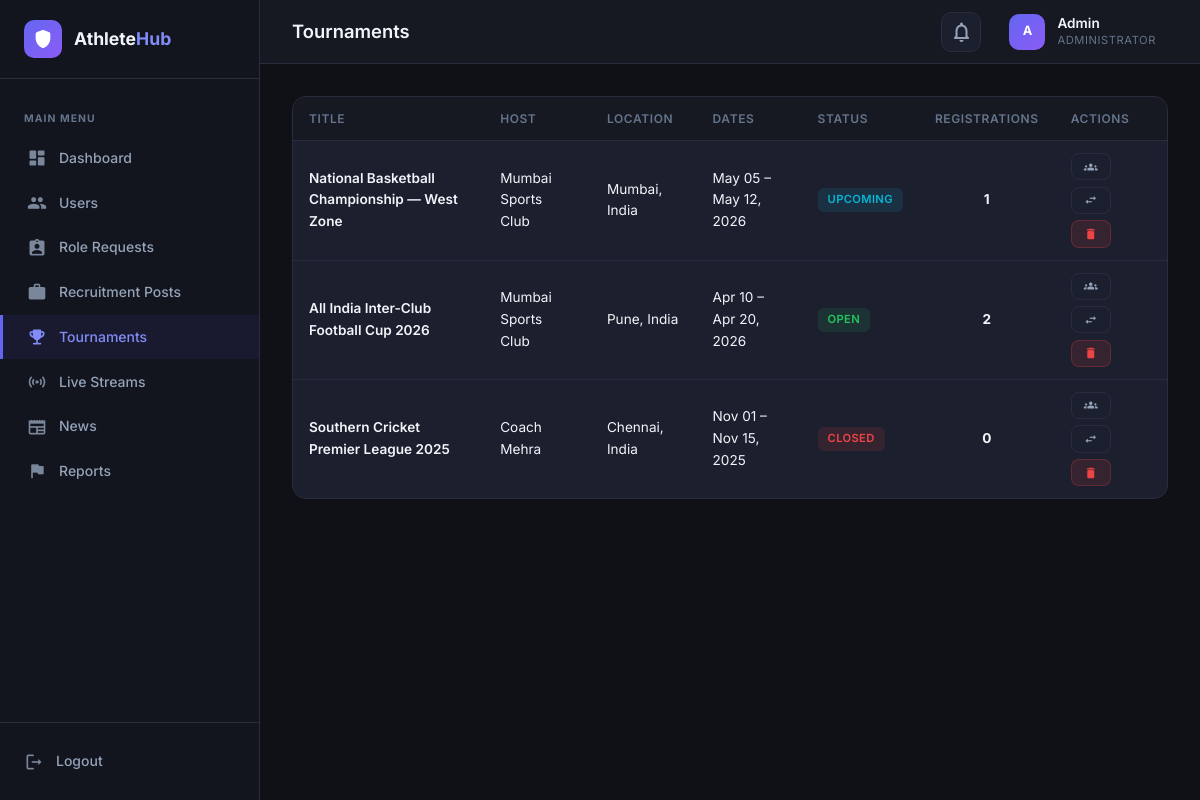
/AthleteHub-Admin/pages/tournaments.php (signed in), run on the app's committed database.
### tables this page shows
CREATE TABLE IF NOT EXISTS `tournaments` (
  `id`          INT UNSIGNED AUTO_INCREMENT PRIMARY KEY,
  `name`        VARCHAR(200) NOT NULL,
  `sport`       VARCHAR(80) NOT NULL,
  `location`    VARCHAR(120) DEFAULT NULL,
  `start_date`  DATE NOT NULL,
  `end_date`    DATE NOT NULL,
  `prize_info`  VARCHAR(255) DEFAULT NULL,
  `status`         ENUM('open','closed','upcoming') NOT NULL DEFAULT 'upcoming',
  `created_by`     INT UNSIGNED NOT NULL,
  `host_user_id`   INT UNSIGNED NOT NULL,
  `created_at`     TIMESTAMP NOT NULL DEFAULT CURRENT_TIMESTAMP,
  FOREIGN KEY (`created_by`)   REFERENCES `users`(`id`) ON DELETE CASCADE,
  FOREIGN KEY (`host_user_id`) REFERENCES `users`(`id`) ON DELETE CASCADE
);

CREATE TABLE IF NOT EXISTS `users` (
  `id`              INT UNSIGNED AUTO_INCREMENT PRIMARY KEY,
  `name`            VARCHAR(100) NOT NULL,
  `email`           VARCHAR(150) NOT NULL UNIQUE,
  `password_hash`   VARCHAR(255) NOT NULL,
  `role`            ENUM('athlete','coach','recruiter','club','admin') NOT NULL DEFAULT 'athlete',
  `sport`           VARCHAR(80) DEFAULT NULL,
  `location`        VARCHAR(120) DEFAULT NULL,
  `bio`             TEXT DEFAULT NULL,
  `profile_pic`     VARCHAR(255) DEFAULT NULL,
  `is_verified`     TINYINT(1) NOT NULL DEFAULT 0,
  `followers_count` INT UNSIGNED NOT NULL DEFAULT 0,
  `following_count` INT UNSIGNED NOT NULL DEFAULT 0,
  `created_at`      TIMESTAMP NOT NULL DEFAULT CURRENT_TIMESTAMP
);

### AthleteHub-Admin/pages/tournaments.php (the view, shortened to what this page needs)
<?php
require_once __DIR__ . '/../includes/db.php';
$tournaments = $pdo->query("
    SELECT t.*, u.name AS host_name,
           (SELECT COUNT(*) FROM tournament_registrations WHERE tournament_id = t.id) AS reg_count
    FROM tournaments t
    JOIN users u ON t.created_by = u.id
    ORDER BY t.start_date DESC
")->fetchAll();
?>
<!DOCTYPE html>
<html lang="en">
<head>
    <link rel="stylesheet" href="<?php echo BASE_URL; ?>/assets/css/admin.css">
</head>
<body>
<div class="admin-layout">
    <?php include __DIR__ . '/../includes/sidebar.php'; ?>
    <div class="admin-main">
        <?php include __DIR__ . '/../includes/header.php'; ?>
        <div class="admin-content">
            <div class="card">
                <table class="data-table">
                    <thead><tr><th>Title</th><th>Host</th><th>Location</th><th>Dates</th><th>Status</th><th>Registrations</th><th>Actions</th></tr></thead>
                    <tbody>
                    <?php foreach ($tournaments as $t): ?>
                    <tr>
                        <td style="font-weight:600"><?php echo htmlspecialchars($t['name']); ?></td>
                        <td><?php echo htmlspecialchars($t['host_name']); ?></td>
                        <td><?php echo htmlspecialchars($t['location'] ?? '—'); ?></td>
                        <td><?php echo date('M d', strtotime($t['start_date'])) . ' – ' . date('M d, Y', strtotime($t['end_date'])); ?></td>
                        <td><span class="badge badge-<?php echo $t['status']; ?>"><?php echo $t['status']; ?></span></td>
                        <td style="text-align:center;font-weight:700"><?php echo $t['reg_count']; ?></td>
                        <td>
                            <div class="action-btns">
                                <button class="btn btn-outline btn-sm" onclick="viewParticipants(<?php echo $t['id']; ?>)" title="Participants"><span class="material-icons-round">groups</span></button>
                                <button class="btn btn-outline btn-sm" onclick="openStatusModal(<?php echo $t['id']; ?>,'<?php echo $t['status']; ?>')" title="Status"><span class="material-icons-round">swap_horiz</span></button>
                                <button class="btn btn-danger btn-sm" onclick="deleteTournament(<?php echo $t['id']; ?>)" title="Delete"><span class="material-icons-round">delete</span></button>
                            </div>
                        </td>
                    </tr>
                    <?php endforeach; ?>
                    </tbody>
                </table>
            </div>
        </div>
    </div>
</div>
</body>
</html>

### AthleteHub-Admin/assets/css/admin.css (style rules this page uses)
:root { --bg-primary: #0f1117; --bg-secondary: #161822; --bg-card: #1c1f2e; --bg-input: #232636; --bg-hover: #252940; --bg-sidebar: #12141e; --accent: #6366f1; --accent-light: #818cf8; --accent-dark: #4f46e5; --accent-gradient: linear-gradient(135deg, #6366f1, #8b5cf6); --green: #22c55e; --red: #ef4444; --yellow: #eab308; --orange: #f97316; --cyan: #06b6d4; --pink: #ec4899; --text-primary: #f1f5f9; --text-secondary: #94a3b8; --text-muted: #64748b; --border-color: #2a2d3e; --border-light: #353849; --sidebar-width: 260px; --header-height: 64px; --radius: 10px; --radius-lg: 14px; --shadow-card: 0 4px 24px rgba(0,0,0,.25); --transition: .2s ease; }
*, *::before, *::after { box-sizing: border-box; margin: 0; padding: 0; }
body { font-family: 'Inter', -apple-system, BlinkMacSystemFont, sans-serif; background: var(--bg-primary); color: var(--text-primary); line-height: 1.6; -webkit-font-smoothing: antialiased; }
.admin-layout { display: flex; min-height: 100vh; }
.admin-main { flex: 1; margin-left: var(--sidebar-width); display: flex; flex-direction: column; min-height: 100vh; }
.admin-content { padding: 2rem; flex: 1; }
.card { background: var(--bg-card); border: 1px solid var(--border-color); border-radius: var(--radius-lg); overflow: hidden; }
.data-table { width: 100%; border-collapse: collapse; font-size: .85rem; }
.data-table thead th { text-align: left; padding: .75rem 1rem; background: var(--bg-secondary); color: var(--text-muted); font-weight: 600; font-size: .75rem; text-transform: uppercase; letter-spacing: .05em; border-bottom: 1px solid var(--border-color); white-space: nowrap; }
.data-table tbody td { padding: .75rem 1rem; border-bottom: 1px solid var(--border-color); vertical-align: middle; }
.data-table tbody tr { transition: background var(--transition); }
.data-table tbody tr:last-child td { border-bottom: none; }
.badge { display: inline-block; padding: 3px 10px; border-radius: 6px; font-size: .7rem; font-weight: 600; text-transform: uppercase; letter-spacing: .03em; }
.badge-open { background: rgba(34,197,94,.12); color: var(--green); }
.badge-closed { background: rgba(239,68,68,.12); color: var(--red); }
.badge-upcoming { background: rgba(6,182,212,.12); color: var(--cyan); }
.btn { display: inline-flex; align-items: center; gap: .4rem; padding: .5rem 1rem; border: none; border-radius: 8px; font-size: .8rem; font-weight: 600; font-family: 'Inter', sans-serif; cursor: pointer; transition: all var(--transition); white-space: nowrap; }
.btn .material-icons-round { font-size: 16px; }
.btn-danger { background: rgba(239,68,68,.12); color: var(--red); border: 1px solid rgba(239,68,68,.25); }
.btn-outline { background: transparent; color: var(--text-secondary); border: 1px solid var(--border-color); }
.btn-sm { padding: .35rem .75rem; font-size: .75rem; }
.btn-sm .material-icons-round { font-size: 14px; }
.action-btns { display: flex; gap: .4rem; flex-wrap: wrap; }

### data on the page
tournaments: name "National Basketball Championship — West Zone", created_by.name "Mumbai Sports Club", location "Mumbai, India", start_date "May 05", end_date "May 12, 2026", status "UPCOMING", reg_count "1"
tournaments: name "All India Inter-Club Football Cup 2026", created_by.name "Mumbai Sports Club", location "Pune, India", start_date "Apr 10", end_date "Apr 20, 2026", status "OPEN", reg_count "2"
tournaments: name "Southern Cricket Premier League 2025", created_by.name "Coach Mehra", location "Chennai, India", start_date "Nov 01", end_date "Nov 15, 2025", status "CLOSED", reg_count "0"

### other printed values
$item['label'] "Dashboard"
$item['label'] "Users"
$item['label'] "Role Requests"
$item['label'] "Recruitment Posts"
$item['label'] "Tournaments"
$item['label'] "Live Streams"
$item['label'] "News"
$item['label'] "Reports"
$pageTitle "Tournaments"
$initials "A"
$adminName "Admin"
